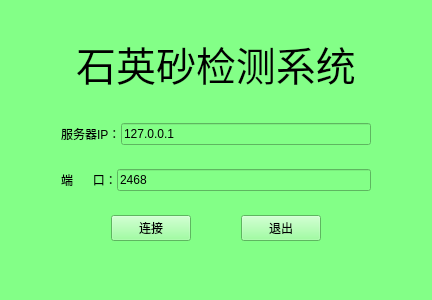
<?xml version="1.0" encoding="UTF-8"?>
<ui version="4.0">
 <class>Widget</class>
 <widget class="QWidget" name="Widget">
  <property name="geometry">
   <rect>
    <x>0</x>
    <y>0</y>
    <width>418</width>
    <height>300</height>
   </rect>
  </property>
  <property name="windowTitle">
   <string>Widget</string>
  </property>
  <property name="styleSheet">
   <string notr="true">background-color: rgb(131, 255, 135);</string>
  </property>
  <layout class="QVBoxLayout" name="verticalLayout_2">
   <item>
    <layout class="QVBoxLayout" name="verticalLayout">
     <property name="spacing">
      <number>0</number>
     </property>
     <property name="leftMargin">
      <number>50</number>
     </property>
     <property name="topMargin">
      <number>15</number>
     </property>
     <property name="rightMargin">
      <number>50</number>
     </property>
     <property name="bottomMargin">
      <number>25</number>
     </property>
     <item>
      <widget class="QLabel" name="label_6">
       <property name="sizePolicy">
        <sizepolicy hsizetype="Preferred" vsizetype="Fixed">
         <horstretch>0</horstretch>
         <verstretch>0</verstretch>
        </sizepolicy>
       </property>
       <property name="font">
        <font>
         <family>隶书</family>
         <pointsize>30</pointsize>
        </font>
       </property>
       <property name="midLineWidth">
        <number>0</number>
       </property>
       <property name="text">
        <string>石英砂检测系统</string>
       </property>
       <property name="alignment">
        <set>Qt::AlignCenter</set>
       </property>
      </widget>
     </item>
     <item>
      <spacer name="verticalSpacer_3">
       <property name="orientation">
        <enum>Qt::Vertical</enum>
       </property>
       <property name="sizeType">
        <enum>QSizePolicy::Fixed</enum>
       </property>
       <property name="sizeHint" stdset="0">
        <size>
         <width>20</width>
         <height>30</height>
        </size>
       </property>
      </spacer>
     </item>
     <item>
      <layout class="QHBoxLayout" name="horizontalLayout">
       <item>
        <widget class="QLabel" name="label">
         <property name="text">
          <string>服务器IP：</string>
         </property>
        </widget>
       </item>
       <item>
        <widget class="QLineEdit" name="lineEdit">
         <property name="inputMask">
          <string/>
         </property>
         <property name="text">
          <string>127.0.0.1</string>
         </property>
        </widget>
       </item>
      </layout>
     </item>
     <item>
      <widget class="QLabel" name="label_4">
       <property name="enabled">
        <bool>true</bool>
       </property>
       <property name="sizePolicy">
        <sizepolicy hsizetype="Fixed" vsizetype="Fixed">
         <horstretch>0</horstretch>
         <verstretch>0</verstretch>
        </sizepolicy>
       </property>
       <property name="text">
        <string/>
       </property>
      </widget>
     </item>
     <item>
      <spacer name="verticalSpacer">
       <property name="orientation">
        <enum>Qt::Vertical</enum>
       </property>
       <property name="sizeType">
        <enum>QSizePolicy::Fixed</enum>
       </property>
       <property name="sizeHint" stdset="0">
        <size>
         <width>20</width>
         <height>10</height>
        </size>
       </property>
      </spacer>
     </item>
     <item>
      <layout class="QHBoxLayout" name="horizontalLayout_2">
       <item>
        <widget class="QLabel" name="label_2">
         <property name="text">
          <string>端      口：</string>
         </property>
        </widget>
       </item>
       <item>
        <widget class="QLineEdit" name="lineEdit_2">
         <property name="text">
          <string>2468</string>
         </property>
        </widget>
       </item>
      </layout>
     </item>
     <item>
      <widget class="QLabel" name="label_5">
       <property name="enabled">
        <bool>true</bool>
       </property>
       <property name="sizePolicy">
        <sizepolicy hsizetype="Fixed" vsizetype="Fixed">
         <horstretch>0</horstretch>
         <verstretch>0</verstretch>
        </sizepolicy>
       </property>
       <property name="text">
        <string/>
       </property>
      </widget>
     </item>
     <item>
      <spacer name="verticalSpacer_2">
       <property name="orientation">
        <enum>Qt::Vertical</enum>
       </property>
       <property name="sizeType">
        <enum>QSizePolicy::Fixed</enum>
       </property>
       <property name="sizeHint" stdset="0">
        <size>
         <width>20</width>
         <height>10</height>
        </size>
       </property>
      </spacer>
     </item>
     <item>
      <layout class="QHBoxLayout" name="horizontalLayout_3">
       <property name="spacing">
        <number>50</number>
       </property>
       <property name="leftMargin">
        <number>50</number>
       </property>
       <property name="rightMargin">
        <number>50</number>
       </property>
       <item>
        <widget class="QPushButton" name="pushButton">
         <property name="text">
          <string>连接</string>
         </property>
        </widget>
       </item>
       <item>
        <widget class="QPushButton" name="pushButton_2">
         <property name="text">
          <string>退出</string>
         </property>
        </widget>
       </item>
      </layout>
     </item>
     <item>
      <widget class="QLabel" name="label_3">
       <property name="enabled">
        <bool>true</bool>
       </property>
       <property name="sizePolicy">
        <sizepolicy hsizetype="Fixed" vsizetype="Fixed">
         <horstretch>0</horstretch>
         <verstretch>0</verstretch>
        </sizepolicy>
       </property>
       <property name="text">
        <string/>
       </property>
      </widget>
     </item>
    </layout>
   </item>
  </layout>
 </widget>
 <resources/>
 <connections/>
</ui>
